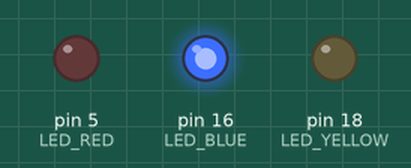
Simulated run of this sketch. Board: Arduino Uno, built with avr-gcc and run on an emulated ATmega328P. Shown: output pins drawn as LEDs (lit = HIGH). What the sketch prints to the serial monitor is not drawn.

Above: at 0.5 s.
At 1.5 s:
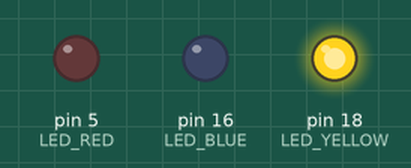
At 5.5 s:
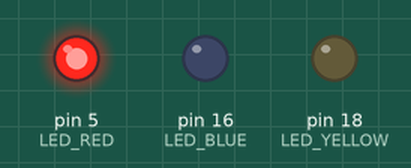
Timing chart, 0 to 6.9 s (numbered marks = the images above):
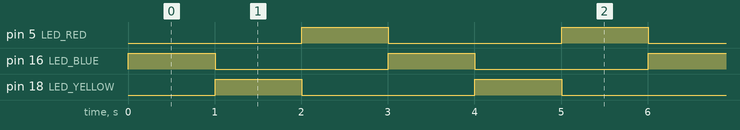

Measured:
- by itself, pin 5 (LED_RED), pin 16 (LED_BLUE), pin 18 (LED_YELLOW): alternates HIGH for 1.0 s and LOW for 2.0 s
- by itself, everything shown: repeats every 3.0 s, in 3 steps

The sketch:

sketch_aug7a.ino
```cpp
/*
  LED Chaser Test — Smart Weather Lamp
  ทดสอบการทำงานของไฟ LED 3 สี (วิ่งวนเรียงลำดับ)
  ขาที่ใช้จริง: GPIO2, GPIO4, GPIO5
*/

// ---------- กำหนดขา Pin ตามที่คุณย้ายมา ----------
#define LED_BLUE    16   // เปลี่ยนเป็นขาที่สายสีเขียวเสียบอยู่
#define LED_YELLOW  18   // เปลี่ยนเป็นขาที่สายสีดำเสียบอยู่
#define LED_RED     5   // เปลี่ยนเป็นขาที่สายสีแดงเสียบอยู่
// ระยะเวลาหน่วงไฟแต่ละดวง (มิลลิวินาที)
const int DELAY_TIME = 1000; // 0.5 วินาที

void setup() {
  Serial.begin(115200);
  Serial.println("=== เริ่มการทดสอบไฟ LED วิ่งวน (Pin 2, 4, 5) ===");

  // กำหนดสถานะให้ Pin เป็น OUTPUT
  pinMode(LED_BLUE, OUTPUT);
  pinMode(LED_YELLOW, OUTPUT);
  pinMode(LED_RED, OUTPUT);

  // ปิดไฟทุกดวงก่อนเริ่มต้น
  digitalWrite(LED_BLUE, LOW);
  digitalWrite(LED_YELLOW, LOW);
  digitalWrite(LED_RED, LOW);
}

void loop() {
  // 1. ติดไฟสีน้ำเงิน (GPIO2)
  Serial.println("1. LED BLUE ON (GPIO16)");
  digitalWrite(LED_BLUE, HIGH);
  digitalWrite(LED_YELLOW, LOW);
  digitalWrite(LED_RED, LOW);
  delay(DELAY_TIME);

// 2. ติดไฟสีเหลือง (GPIO4)
  Serial.println("2. LED YELLOW ON (GPIO18)");
  digitalWrite(LED_BLUE, LOW);
  digitalWrite(LED_YELLOW, HIGH);
  digitalWrite(LED_RED, LOW);
  delay(DELAY_TIME);

  // 3. ติดไฟสีแดง (GPIO5)
  Serial.println("3. LED RED ON (GPIO5)");
  digitalWrite(LED_BLUE, LOW);
  digitalWrite(LED_YELLOW, LOW);
  digitalWrite(LED_RED, HIGH);
  delay(DELAY_TIME);
}
```
